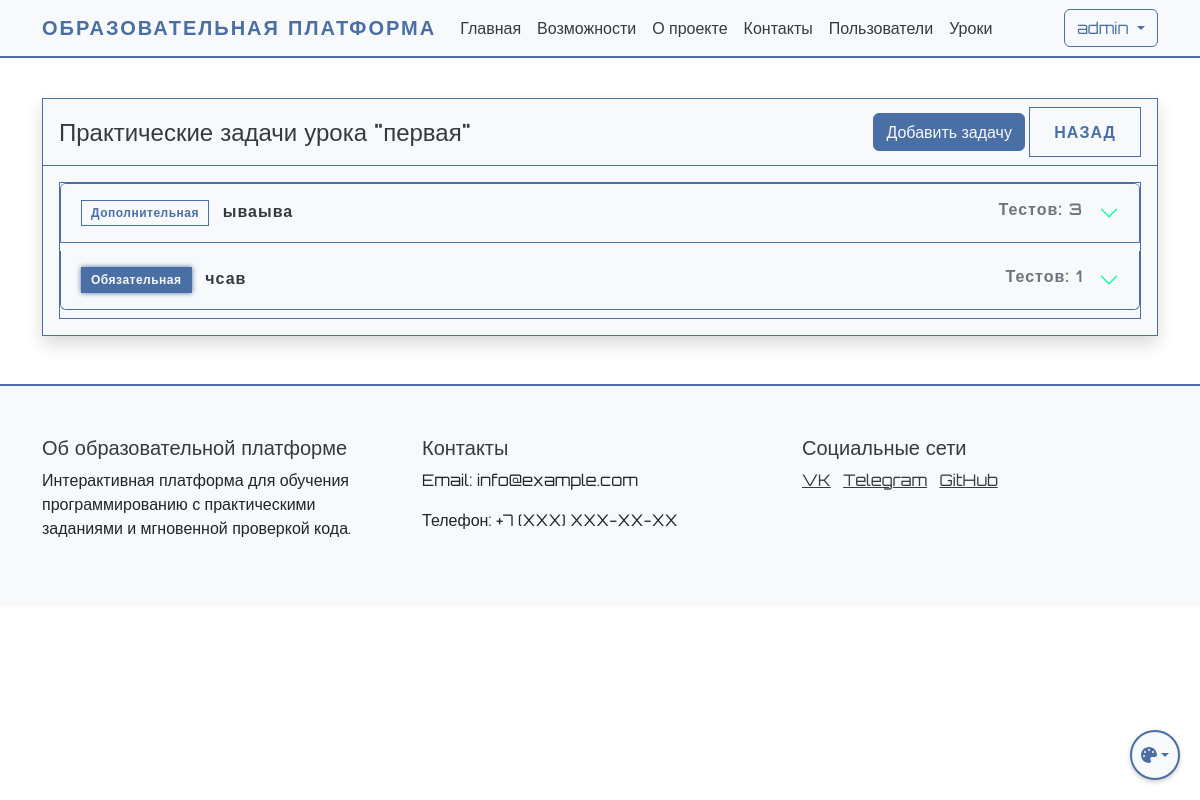
The page /admin/lessons/1/tasks/edit (signed in) on the database as committed earlier.
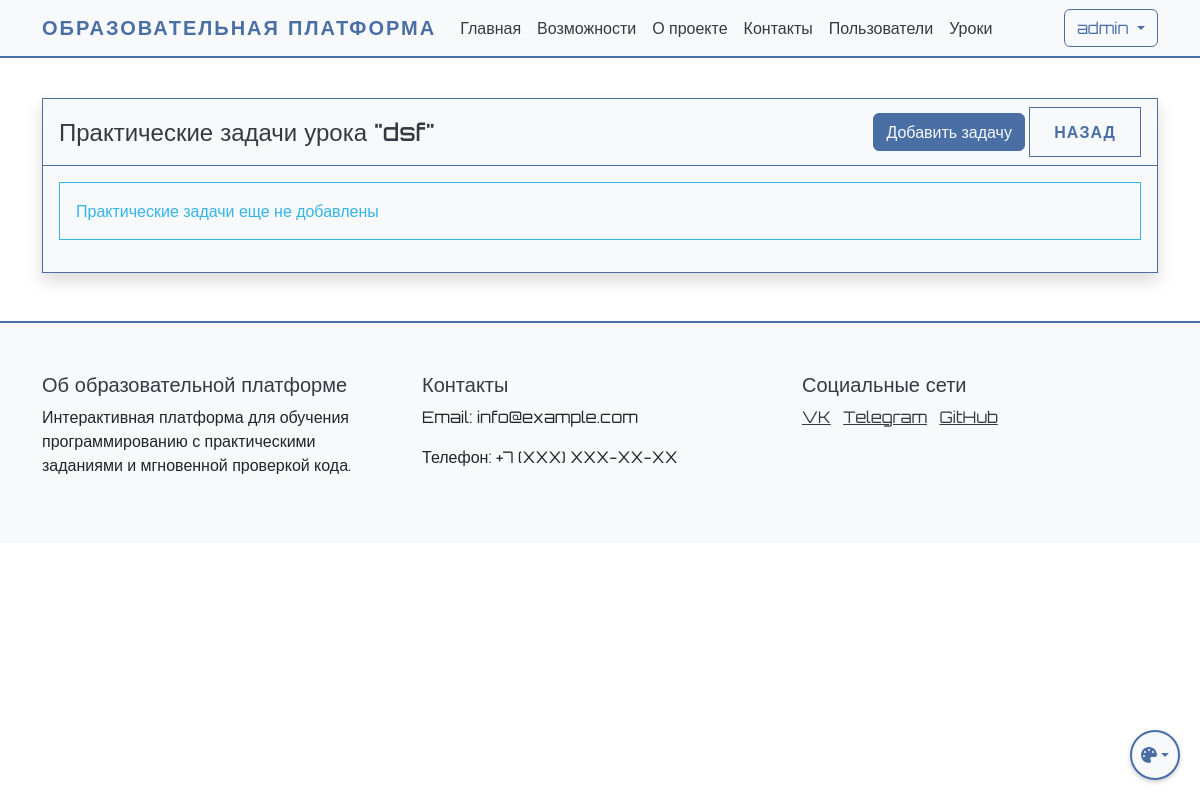
The same page on the database as committed later.
### app.py (models this page shows)
class Lesson(db.Model):
    id = db.Column(db.Integer, primary_key=True)
    order_number = db.Column(db.Integer, unique=True, nullable=False)
    title = db.Column(db.String(200), nullable=False)
    description = db.Column(db.Text)
    is_active = db.Column(db.Boolean, default=True)
    created_at = db.Column(db.DateTime, default=db.func.now())
    theory_content = db.Column(db.Text)
    theory_test = db.relationship('TheoryTest', backref='lesson', uselist=False)
    practice_tasks = db.relationship('PracticeTask', backref='lesson', lazy=True)
    required_lesson_id = db.Column(db.Integer, db.ForeignKey('lesson.id'), nullable=True)
    required_lesson = db.relationship('Lesson', remote_side=[id], backref='next_lessons')

class PracticeTask(db.Model):
    id = db.Column(db.Integer, primary_key=True)
    lesson_id = db.Column(db.Integer, db.ForeignKey('lesson.id'), nullable=False)
    title = db.Column(db.String(200), nullable=False)
    description = db.Column(db.Text, nullable=False)
    function_name = db.Column(db.String(200), nullable=False)  # Название функции
    initial_code = db.Column(db.Text)  # Начальный код для задачи
    order_number = db.Column(db.Integer, nullable=False)
    is_required = db.Column(db.Boolean, default=False)
    tests = db.relationship('TaskTest', backref='task', lazy=True, cascade='all, delete-orphan')

### app.py (the view)
@app.route('/admin/lessons/<int:lesson_id>/tasks/edit', methods=['GET', 'POST'])
@login_required
def edit_practice_tasks(lesson_id):
    if not current_user.is_admin:
        abort(403)
    lesson = Lesson.query.get_or_404(lesson_id)
    if request.method == 'POST':
        pass
    return render_template('edit_practice_tasks.html', lesson=lesson)

### app.py (called while the page is built)
@login_manager.user_loader
def load_user(user_id):
    return User.query.get(int(user_id))

### templates/edit_practice_tasks.html (shortened to what this page needs)
{% extends "base.html" %}
{% block content %}
<div class="container mt-4">
    <div class="card shadow">
        <div class="card-header d-flex justify-content-between align-items-center">
            <h4 class="mb-0">Практические задачи урока "{{ lesson.title }}"</h4>
            <div>
                <a href="{{ url_for('add_practice_task', lesson_id=lesson.id) }}" class="btn btn-success">
                     Добавить задачу
                </a>
                <a href="{{ url_for('view_lesson', lesson_id=lesson.id) }}" class="btn btn-secondary">
                     Назад
                </a>
            </div>
        </div>
        <div class="card-body">
            {% if lesson.practice_tasks %}
                <div class="accordion" id="tasksAccordion">
                    {% for task in lesson.practice_tasks|sort(attribute='order_number') %}
                    <div class="accordion-item">
                        <h2 class="accordion-header">
                            <button class="accordion-button collapsed" type="button"
                                    data-bs-toggle="collapse" data-bs-target="#task{{ task.id }}">
                                <div class="d-flex justify-content-between w-100 me-3">
                                    <span>
                                        {% if task.is_required %}
                                            <span class="badge bg-primary me-2">Обязательная</span>
                                        {% else %}
                                            <span class="badge bg-secondary me-2">Дополнительная</span>
                                        {% endif %}
                                        {{ task.title }}
                                    </span>
                                    <span class="text-muted">Тестов: {{ task.tests|length }}</span>
                                </div>
                            </button>
                        </h2>
                    </div>
                    {% endfor %}
                </div>
            {% else %}
                <div class="alert alert-info">
                    Практические задачи еще не добавлены
                </div>
            {% endif %}
        </div>
    </div>
</div>
{% endblock %}

Rows that differ between the two databases and show on the page:
removed PracticeTask: is_required "Дополнительная", title "ываыва", tests|length "3"
removed PracticeTask: is_required "Обязательная", title "чсав", tests|length "1"
changed Lesson: title "первая" → "dsf"
Other text that changed with them:
text now shown: "Практические задачи еще не добавлены"
